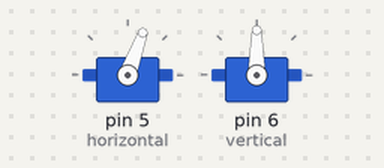
Bench run of a sketch on a simulated Arduino Uno, built with avr-gcc and run on an emulated ATmega328P. On the bench: 2 × servo.

Above: at 2.05 s.
At 6.5 s:
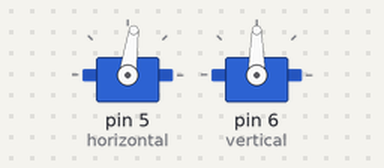
At 10.35 s:
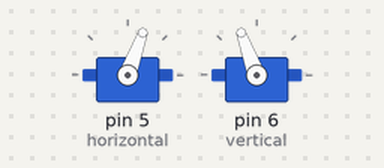
At 14.2 s:
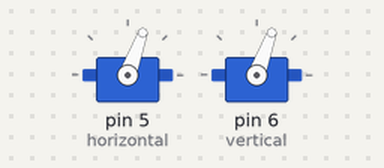
Timing chart, 0 to 17.9 s (numbered marks = the images above):
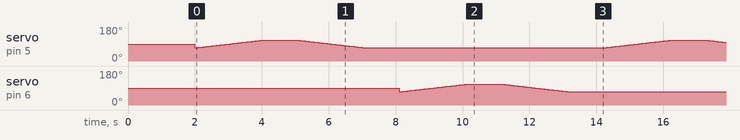

The sketch:

Servo_Test.ino
```cpp
/*
 * Servo_Test.ino
 *
 * Brown Dog Gadgets <https://www.browndoggadgets.com/>
 *
 * NOTE: If you are using a Solar Tracker with the older shield you will
 * need to change the numbers 5 and 6 below to 9 and 10 in the setup.
 *
 */

#include <Servo.h>

Servo horizontal;
Servo vertical;

int pos = 0;
int moveDelay = 50;

void setup() {
  horizontal.attach(5);
  vertical.attach(6);
  horizontal.write(90);
  vertical.write(90);
  delay(2000);
}

void loop() {

  for (pos = 70; pos <= 110; pos++) {
    horizontal.write(pos);
    delay(moveDelay);
  }
  delay(1000);

  for (pos = 110; pos >= 70; pos--) {
    horizontal.write(pos);
    delay(moveDelay);
  }
  delay(1000);

  for (pos = 70; pos <= 110; pos++) {
    vertical.write(pos);
    delay(moveDelay);
  }
  delay(1000);

  for (pos = 110; pos >= 70; pos--) {
    vertical.write(pos);
    delay(moveDelay);
  }
  delay(1000);

}
```
